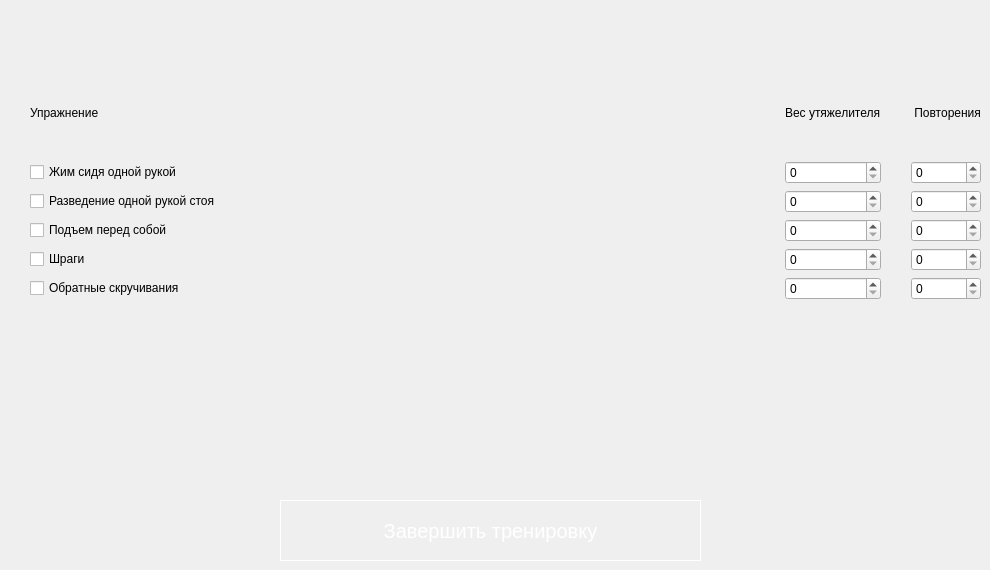
              <widget class="QWidget" name="tab_12">
               <attribute name="title">
                <string>День 12</string>
               </attribute>
               <widget class="QPushButton" name="pushButton_complete_12">
                <property name="geometry">
                 <rect>
                  <x>280</x>
                  <y>500</y>
                  <width>421</width>
                  <height>61</height>
                 </rect>
                </property>
                <property name="styleSheet">
                 <string notr="true">QPushButton {
border:1px solid #fff;
font-size:20px;
color:#fff;
}
QPushButton:hover {
	background-color: rgb(85, 170, 255);
}</string>
                </property>
                <property name="text">
                 <string>Завершить тренировку</string>
                </property>
               </widget>
               <widget class="QWidget" name="gridLayoutWidget_12">
                <property name="geometry">
                 <rect>
                  <x>30</x>
                  <y>70</y>
                  <width>951</width>
                  <height>230</height>
                 </rect>
                </property>
                <layout class="QGridLayout" name="gridLayout_12" rowstretch="0,0,0,0,0,0" columnstretch="3,0,0">
                 <property name="horizontalSpacing">
                  <number>30</number>
                 </property>
                 <item row="1" column="1">
                  <widget class="QSpinBox" name="spinBox_extraWeight_1_12"/>
                 </item>
                 <item row="3" column="0">
                  <widget class="QCheckBox" name="checkBox_exersize_3_12">
                   <property name="text">
                    <string>Подъем перед собой</string>
                   </property>
                  </widget>
                 </item>
                 <item row="3" column="1">
                  <widget class="QSpinBox" name="spinBox_extraWeight_3_12"/>
                 </item>
                 <item row="5" column="1">
                  <widget class="QSpinBox" name="spinBox_extraWeight_5_12"/>
                 </item>
                 <item row="0" column="0">
                  <widget class="QLabel" name="label_exersize_12">
                   <property name="text">
                    <string>Упражнение</string>
                   </property>
                  </widget>
                 </item>
                 <item row="5" column="0">
                  <widget class="QCheckBox" name="checkBox_exersize_5_12">
                   <property name="text">
                    <string>Обратные скручивания</string>
                   </property>
                   <property name="checked">
                    <bool>false</bool>
                   </property>
                  </widget>
                 </item>
                 <item row="1" column="0">
                  <widget class="QCheckBox" name="checkBox_exersize_1_12">
                   <property name="text">
                    <string>Жим сидя одной рукой</string>
                   </property>
                   <property name="checked">
                    <bool>false</bool>
                   </property>
                  </widget>
                 </item>
                 <item row="0" column="2">
                  <widget class="QLabel" name="label_reps_12">
                   <property name="text">
                    <string> Повторения</string>
                   </property>
                  </widget>
                 </item>
                 <item row="1" column="2">
                  <widget class="QSpinBox" name="spinBox_reps_1_12"/>
                 </item>
                 <item row="3" column="2">
                  <widget class="QSpinBox" name="spinBox_reps_3_12"/>
                 </item>
                 <item row="2" column="2">
                  <widget class="QSpinBox" name="spinBox_reps_2_12"/>
                 </item>
                 <item row="4" column="0">
                  <widget class="QCheckBox" name="checkBox_exersize_4_12">
                   <property name="text">
                    <string>Шраги</string>
                   </property>
                  </widget>
                 </item>
                 <item row="4" column="2">
                  <widget class="QSpinBox" name="spinBox_reps_4_12"/>
                 </item>
                 <item row="2" column="0">
                  <widget class="QCheckBox" name="checkBox_exersize_2_12">
                   <property name="text">
                    <string>Разведение одной рукой стоя</string>
                   </property>
                  </widget>
                 </item>
                 <item row="2" column="1">
                  <widget class="QSpinBox" name="spinBox_extraWeight_2_12"/>
                 </item>
                 <item row="0" column="1">
                  <widget class="QLabel" name="label_extraWeigh_12">
                   <property name="text">
                    <string>Вес утяжелителя</string>
                   </property>
                  </widget>
                 </item>
                 <item row="4" column="1">
                  <widget class="QSpinBox" name="spinBox_extraWeight_4_12"/>
                 </item>
                 <item row="5" column="2">
                  <widget class="QSpinBox" name="spinBox_reps_5_12"/>
                 </item>
                </layout>
               </widget>
              </widget>
